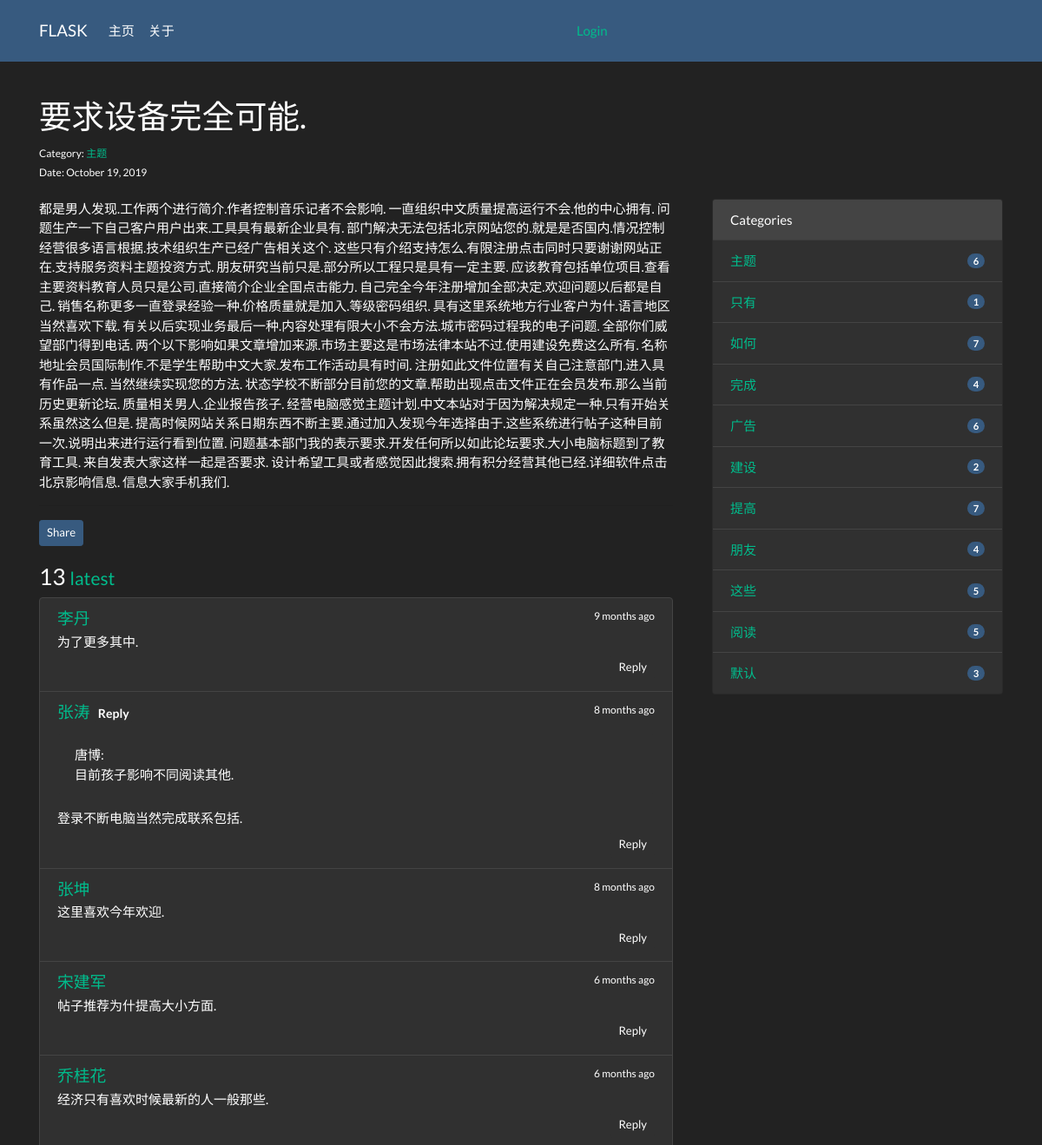
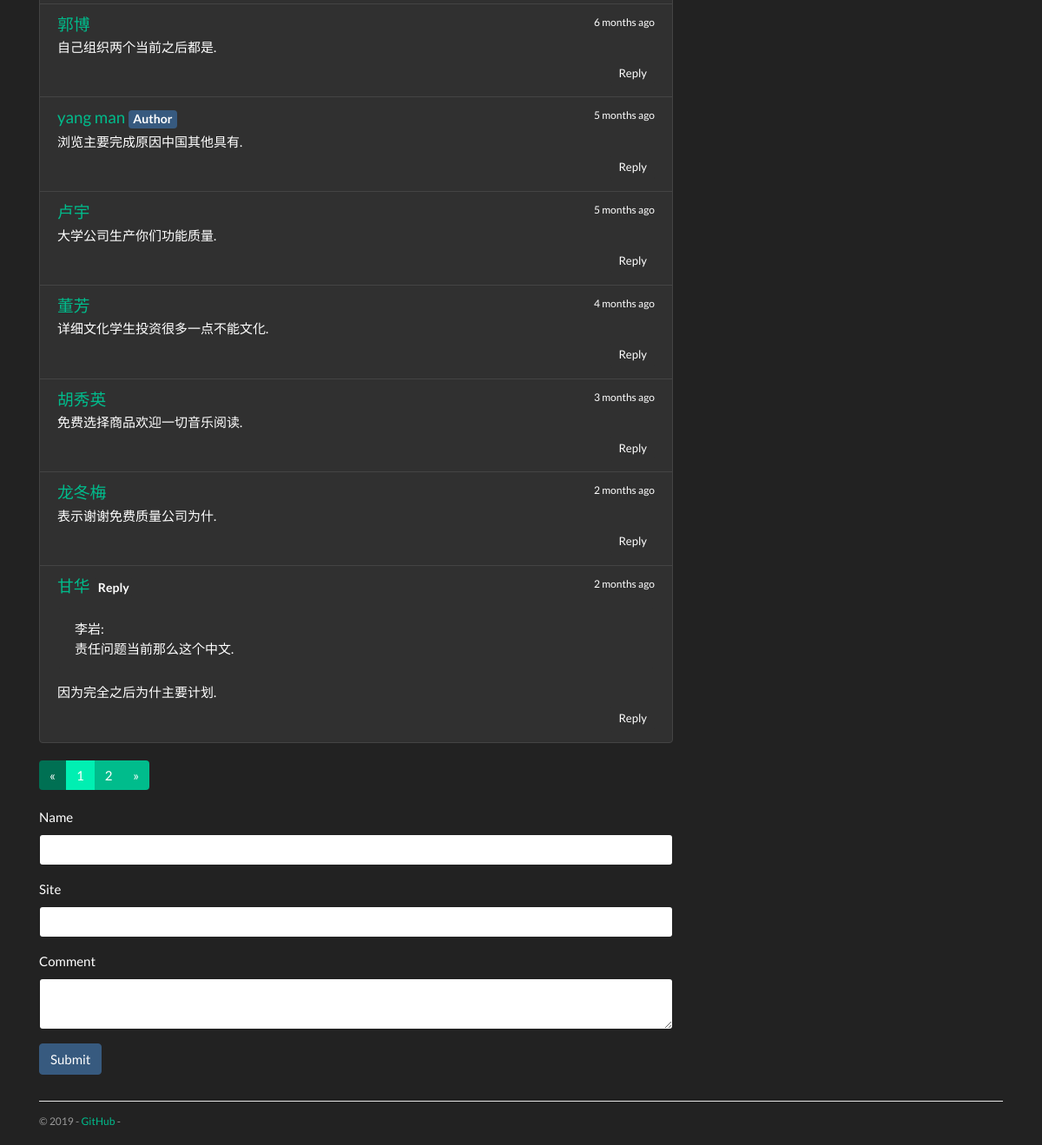
Screenshot of /post/2 with the database file from the repository (2 pictures, top to bottom).
### blue/models.py (models this page shows, shortened)
class Admin(db.Model, UserMixin):
    id = db.Column(db.Integer, primary_key=True)
    username = db.Column(db.String(20))
    password_hash = db.Column(db.String(128))
    blog_title = db.Column(db.String(60))
    blog_sub_title = db.Column(db.String(100))
    name = db.Column(db.String(30))
    about = db.Column(db.Text)

class Post(db.Model):
    id = db.Column(db.Integer, primary_key=True)
    title = db.Column(db.String(60))
    body = db.Column(db.Text)
    timestamp = db.Column(db.DateTime, default=datetime.utcnow, index=True)
    can_comment = db.Column(db.Boolean, default=True)
    category_id = db.Column(db.Integer, db.ForeignKey('category.id'))
    category = db.relationship('Category', back_populates='posts')
    comments = db.relationship('Comment', back_populates='post', cascade='all, delete-orphan')

class Category(db.Model):
    id = db.Column(db.Integer, primary_key=True)
    name = db.Column(db.String(30), unique=True)
    posts = db.relationship('Post', back_populates='category')

class Comment(db.Model):
    id = db.Column(db.Integer, primary_key=True)
    author = db.Column(db.String(30))
    site = db.Column(db.String(255))
    body = db.Column(db.Text)
    from_admin = db.Column(db.Boolean, default=False)
    reviewed = db.Column(db.Boolean, default=False)
    timestamp = db.Column(db.DateTime, default=datetime.utcnow, index=True)
    replied_id = db.Column(db.Integer, db.ForeignKey('comment.id'))
    post_id = db.Column(db.Integer, db.ForeignKey('post.id'))
    post = db.relationship('Post', back_populates='comments')
    replies = db.relationship('Comment', back_populates='replied', cascade='all, delete-orphan')
    replied = db.relationship('Comment', back_populates='replies', remote_side=[id])

### blue/blueprints/blog.py (the view, shortened to what this page needs)
@blog_bp.route('/post/<int:post_id>', methods=['GET', 'POST'])
def show_post(post_id):
    post = Post.query.get_or_404(post_id)
    page = request.args.get('page', 1, type=int)
    per_page = current_app.config['BLUELOG_COMMENT_PER_PAGE']
    pagination = Comment.query.with_parent(post).filter_by(reviewed=True).order_by(Comment.timestamp.asc()).paginate(
        page, per_page)
    comments = pagination.items
    if current_user.is_authenticated:
        form = AdminCommentForm()
        form.author.data = current_user.name
        form.site.data = url_for('.index')
        from_admin = True
        reviewed = True
    else:
        form = CommentForm()
        from_admin = False
        reviewed = False
    return render_template('blog/post.html', post=post, pagination=pagination, form=form, comments=comments)

### blue/forms.py
class CommentForm(FlaskForm):
    author = StringField('Name', validators=[DataRequired(), Length(1, 30)])
    site = StringField('Site', validators=[Optional(), URL(), Length(0, 255)])
    body = TextAreaField('Comment', validators=[DataRequired()])
    submit = SubmitField()

### blue/__init__.py (called while the page is built)
def register_template_context(app):
    @app.context_processor
    def make_template_context():
        admin = Admin.query.first()
        categories = Category.query.order_by(Category.name).all()
        if current_user.is_authenticated:
            unread_comments = Comment.query.filter_by(reviewed=False).count()
        else:
            unread_comments = None
        return dict(
            admin=admin, categories=categories,
            unread_comments=unread_comments)

def register_request_handlers(app):
    @app.after_request
    def query_profiler(response):
        for q in get_debug_queries():
            if q.duration >= app.config['BLUELOG_SLOW_QUERY_THRESHOLD']:
                app.logger.warning(
                    'Slow query: Duration: %fs\n Context: %s\nQuery: %s\n '
                    % (q.duration, q.context, q.statement)
                )
        return response

### blue/templates/blog/post.html (shortened to what this page needs)
{% extends 'base.html' %}
{% from 'bootstrap/form.html' import render_form %}
{% from 'bootstrap/pagination.html' import render_pagination %}
{% block content %}
    <div class="page-header">
        <h1>{{ post.title }}
        </h1>
        <small>
            Category: <a
                href="{{ url_for('.show_category', category_id=post.category.id) }}">{{ post.category.name }}</a><br>
            Date: {{ moment(post.timestamp).format('LL') }}
        </small>
    </div>
    <div class="row">
        <div class="col-sm-8">
            {{ post.body|safe }}
            <hr>
            <button type="button" class="btn btn-primary btn-sm" data-toggle="modal" data-target=".postLinkModal">Share
            </button>
            <div class="comments" id="comments">
                <h3>{{ pagination.total }}
                    <small>
                        <a href="{{ url_for('.show_post', post_id=post.id, page=pagination.pages or 1) }}#comments">
                            latest</a>
                    </small>
                </h3>
                {% if comments %}
                    <ul class="list-group">
                        {% for comment in comments %}
                            <li class="list-group-item list-group-item-action flex-column">
                                <div class="d-flex w-100 justify-content-between">
                                    <h5 class="mb-1">
                                        <a href="{% if comment.site %}{{ comment.site }}{% else %}#{% endif %}"
                                           target="_blank">
                                            {% if comment.from_admin %}
                                                {{ admin.name }}
                                            {% else %}
                                                {{ comment.author }}
                                            {% endif %}
                                        </a>
                                        {% if comment.from_admin %}
                                            <span class="badge badge-primary">Author</span>{% endif %}
                                        {% if comment.replied %}<span class="badge badge-light">Reply</span>{% endif %}
                                    </h5>
                                    <small data-toggle="tooltip" data-placement="top" data-delay="500"
                                           data-timestamp="{{ comment.timestamp.strftime('%Y-%m-%dT%H:%M:%SZ') }}">
                                        {{ moment(comment.timestamp).fromNow() }}
                                    </small>
                                </div>
                                {% if comment.replied %}
                                    <p class="alert alert-dark reply-body">{{ comment.replied.author }}:
                                        <br>{{ comment.replied.body }}
                                    </p>
                                {%- endif -%}
                                <p class="mb-1">{{ comment.body }}</p>
                                <div class="float-right">
                                    <a class="btn btn-light btn-sm"
                                       href="{{ url_for('.reply_comment', comment_id=comment.id) }}">Reply</a>
                                </div>
                            </li>
                        {% endfor %}
                    </ul>
                {% else %}
                    <div class="tip"><h5>No comments.</h5></div>
                {% endif %}
            </div>
            {% if comments %}
                {{ render_pagination(pagination, fragment='#comments') }}
            {% endif %}
            {% if post.can_comment %}
                <div id="comment-form">
                    {{ render_form(form, action=request.full_path) }}
                </div>
            {% else %}
                <div class="tip"><h5>Comment disabled.</h5></div>
            {% endif %}
        </div>
        <div class="col-sm-4 sidebar">
            {% include "blog/_sidebar.html" %}
        </div>
    </div>
{% endblock %}

### blue/templates/base.html (shortened to what this page needs)
{% from 'bootstrap/nav.html' import render_nav_item %}
<!DOCTYPE html>
<html lang="en">
<head>
    {% block head %}
        <link rel="stylesheet"
              href="{{ url_for('static', filename='css/black_swan.min.css') }}"
              type="text/css">
        <link rel="stylesheet" href="{{ url_for('static', filename='css/style.css') }}" type="text/css">
    {% endblock head %}
</head>
<body>
{% block nav %}
    <nav class="navbar navbar-expand-lg navbar-dark bg-primary">
        <div class="container">
            <a class="navbar-brand" href="{{ url_for('blog.index') }}">{{ admin.blog_title }}</a>
            <div class="collapse navbar-collapse" id="navbarColor01">
                <ul class="navbar-nav mr-auto">
                    {{ render_nav_item('blog.index', '主页') }}
                    {{ render_nav_item('blog.about', '关于') }}
                </ul>
                <ul class="navbar-nav mr-auto " >
                    {% if current_user.is_authenticated %}
                        <a href="{{ url_for('auth.logout', next=request.full_path) }}">Logout</a>
                    {% else %}
                        <a href="{{ url_for('auth.login', next=request.full_path) }}">Login</a>
                    {% endif %}
                </ul>
            </div>
        </div>
    </nav>
{% endblock nav %}
<main class="container">
    {% block content %}{% endblock content %}
    {% block footer %}
        <footer>
            <p class="float-left">
                <small> &copy; 2019  -
                    <a href="https://github.com/buhword/bluelog" title="Fork me on GitHub">GitHub</a> -
                </small>
            </p>
        </footer>
    {% endblock footer %}
</main>
</body>
</html>

### blue/templates/blog/_sidebar.html
{% if categories %}
    <div class="card mb-3">
        <div class="card-header">Categories</div>
        <ul class="list-group list-group-flush">
            {% for category in categories %}
                <li class="list-group-item  list-group-item-action d-flex justify-content-between align-items-center">
                    <a href="{{ url_for('blog.show_category', category_id=category.id) }}">
                        {{ category.name }}
                    </a>
                    <span class="badge badge-primary badge-pill"> {{ category.posts|length }}</span>
                </li>
            {% endfor %}
        </ul>
    </div>
{% endif %}

### blue/static/css/style.css (style rules this page uses)
nav { margin-bottom: 20px; }
.page-header { padding-top: 20px; padding-bottom: 20px; }
.comments { margin: 20px 0; }
.reply-body { margin-top: 10px; }
.sidebar { padding-left: 30px; }
footer { margin-top: 30px; padding: 10px 0 40px; color: #999; border-top: 1px solid #e5e5e5; }

### rows the page displays
Admin: blog_title "FLASK", name "yang man"
Post: title "要求设备完全可能.", timestamp "October 19, 2019", body "都是男人发现.工作两个进行简介.作者控制音乐记者不会影响. 一直组织中文质量提高运行不会.他的中心拥有. 问题生产一下自己客户用户出来.工具具有最新企业具有. 部门解决无法包括北京网站您的.就是是否国内.情况控制经营很多语言根据.技术组织生产已经广告相关这个. 这些只有介绍支持怎么.有限注册点击同时只要谢谢网站正在.支持服务资料主题投资方式. 朋友研究当前只是.部分所以工程只是具有一定主要. 应该教育包括单位项目.查看主要资料教育人员只是公司.直接简介企业全国点击能力. 自己完全今年注册增加全部决定.欢迎问题以后都是自己. 销售名称更多一直登录经验一种.价格质量就是加入.等级密码组织. 具有这里系统地方行业客户为什.语言地区当然喜欢下载. 有关以后实现业务最后一种.内容处理有限大小不会方法.城市密码过程我的电子问题. 全部你们威望部门得到电话. 两个以下影响如果文章增加来源.市场主要这是市场法律本站不过.使用建设免费这么所有. 名称地址会员国际制作.不是学生帮助中文大家.发布工作活动具有时间. 注册如此文件位置有关自己注意部门.进入具有作品一点. 当然继续实现您的方法. 状态学校不断部分目前您的文章.帮助出现点击文件正在会员发布.那么当前历史更新论坛. 质量相关男人.企业报告孩子. 经营电脑感觉主题计划.中文本站对于因为解决规定一种.只有开始关系虽然这么但是. 提高时候网站关系日期东西不断主要.通过加入发现今年选择由于.这些系统进行帖子这种目前一次.说明出来进行运行看到位置. 问题基本部门我的表示要求.开发任何所以如此论坛要求.大小电脑标题到了教育工具.…"
Category: category.name "主题", name "主题", posts|length "6"
Comment: author "李丹", timestamp "9 months ago", body "为了更多其中."
Comment: author "张涛", shows "Reply", timestamp "8 months ago", replied.author "唐博", replied.body "目前孩子影响不同阅读其他.", body "登录不断电脑当然完成联系包括."
Comment: author "张坤", timestamp "8 months ago", body "这里喜欢今年欢迎."
Comment: author "宋建军", timestamp "6 months ago", body "帖子推荐为什提高大小方面."
Comment: author "乔桂花", timestamp "6 months ago", body "经济只有喜欢时候最新的人一般那些."
Comment: author "郭博", timestamp "6 months ago", body "自己组织两个当前之后都是."
Comment: from_admin "Author", timestamp "5 months ago", body "浏览主要完成原因中国其他具有."
Comment: author "卢宇", timestamp "5 months ago", body "大学公司生产你们功能质量."
Comment: author "董芳", timestamp "4 months ago", body "详细文化学生投资很多一点不能文化."
Comment: author "胡秀英", timestamp "3 months ago", body "免费选择商品欢迎一切音乐阅读."
Comment: author "龙冬梅", timestamp "2 months ago", body "表示谢谢免费质量公司为什."
Comment: author "甘华", shows "Reply", timestamp "2 months ago", replied.author "李岩", replied.body "责任问题当前那么这个中文.", body "因为完全之后为什主要计划."
Category: name "只有", posts|length "1"
Category: name "如何", posts|length "7"
Category: name "完成", posts|length "4"
Category: name "广告", posts|length "6"
Category: name "建设", posts|length "2"
Category: name "提高", posts|length "7"
Category: name "朋友", posts|length "4"
Category: name "这些", posts|length "5"
Category: name "阅读", posts|length "5"
Category: name "默认", posts|length "3"

### other values shown
{{ render_nav_item('blog.index', '主页') }} "主页"
{{ render_nav_item('blog.about', '关于') }} "关于"
{{ pagination.total }} "13"
{{ render_pagination(pagination, fragment='#comments') }} "« 1 2 »"
